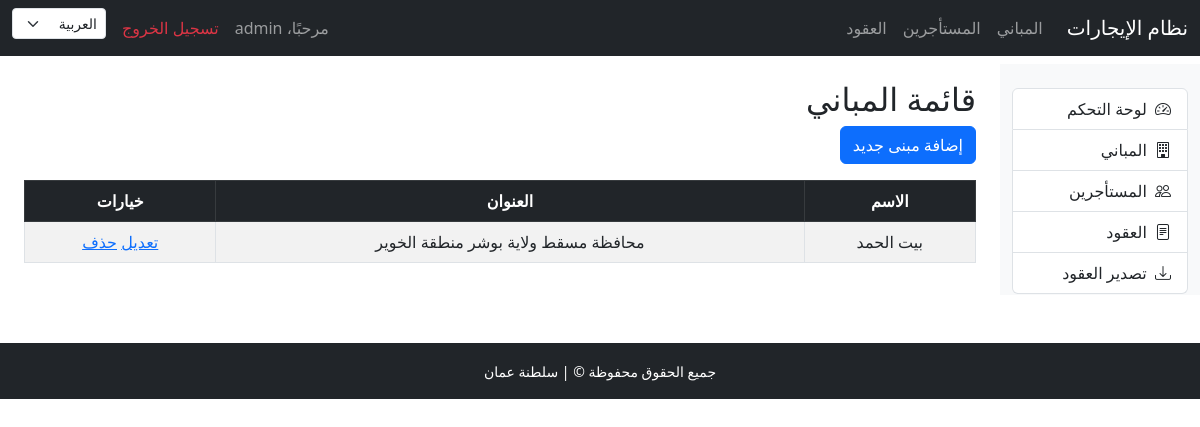
Before: /ar/buildings/ (signed in) with the older database file.
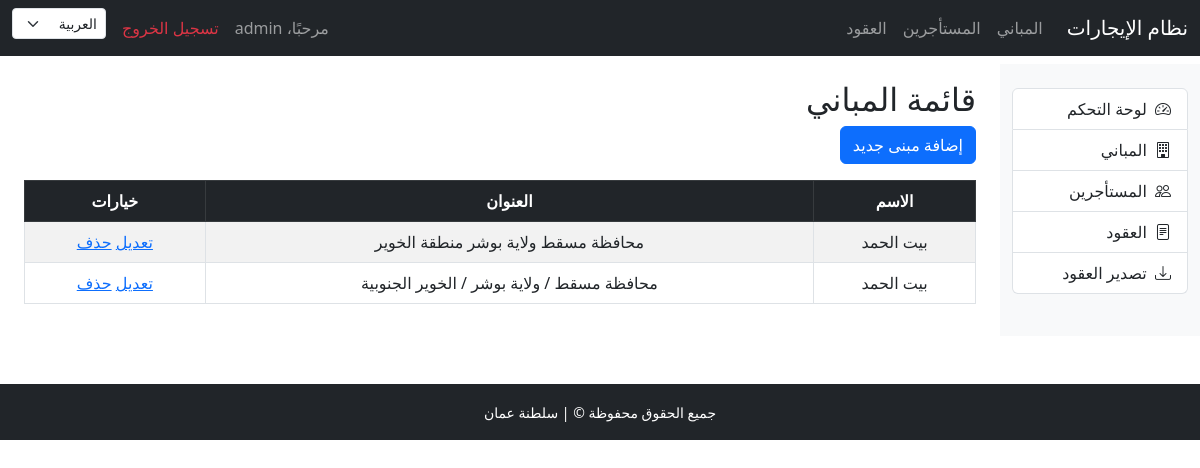
After: the same page with the newer database file.
### buildings/models.py (models this page shows, shortened)
class Building(models.Model):
  name = models.CharField(
    max_length=255,
    verbose_name=_("اسم المبني")
  )
  address = models.TextField(
    verbose_name=_("العنوان")
  )
  class Meta:
    verbose_name = _("مبني")
    verbose_name_plural = _("المباني")

### buildings/views.py (the view)
# urls.py: path('', BuildingListView.as_view(), name='building_list'),
class BuildingListView(LoginRequiredMixin, ListView):
  model = Building
  template_name = 'buildings/building_list.html'
  context_object_name = 'buildings'

### templates/buildings/building_list.html (shortened to what this page needs)
{% extends 'base.html' %}
{% load i18n %}
{% block content %}
<h2>قائمة المباني</h2>
<a href="{% url 'building_add' %}" class="btn btn-primary mb-3">{% trans "إضافة مبنى جديد" %}</a>
<table class="table table-bordered table-striped text-center">
    <thead class="table-dark">
    <tr>
        <th>{% trans "الاسم" %}</th>
        <th>{% trans "العنوان" %}</th>
        <th>{% trans "خيارات" %}</th>
    </tr>
        </thead>
    <tbody>
    {% for building in buildings %}
    <tr>
        <td>{{ building.name }}</td>
        <td>{{ building.address }}</td>
        <td>
            <a href="{% url 'building_edit' building.id %}">{% trans "تعديل" %}</a>
            <a href="{% url 'building_delete' building.id %}">{% trans "حذف" %}</a>
        </td>
    </tr>
        {% empty %}
        <tr>
            <td colspan="3">{% trans "لا توجد مباني" %}</td>
        </tr>
    {% endfor %}
        </tbody>
</table>
{% endblock %}

Changed rows visible on the page:
added Building: name "بيت الحمد", address "محافظة مسقط / ولاية بوشر / الخوير الجنوبية"
